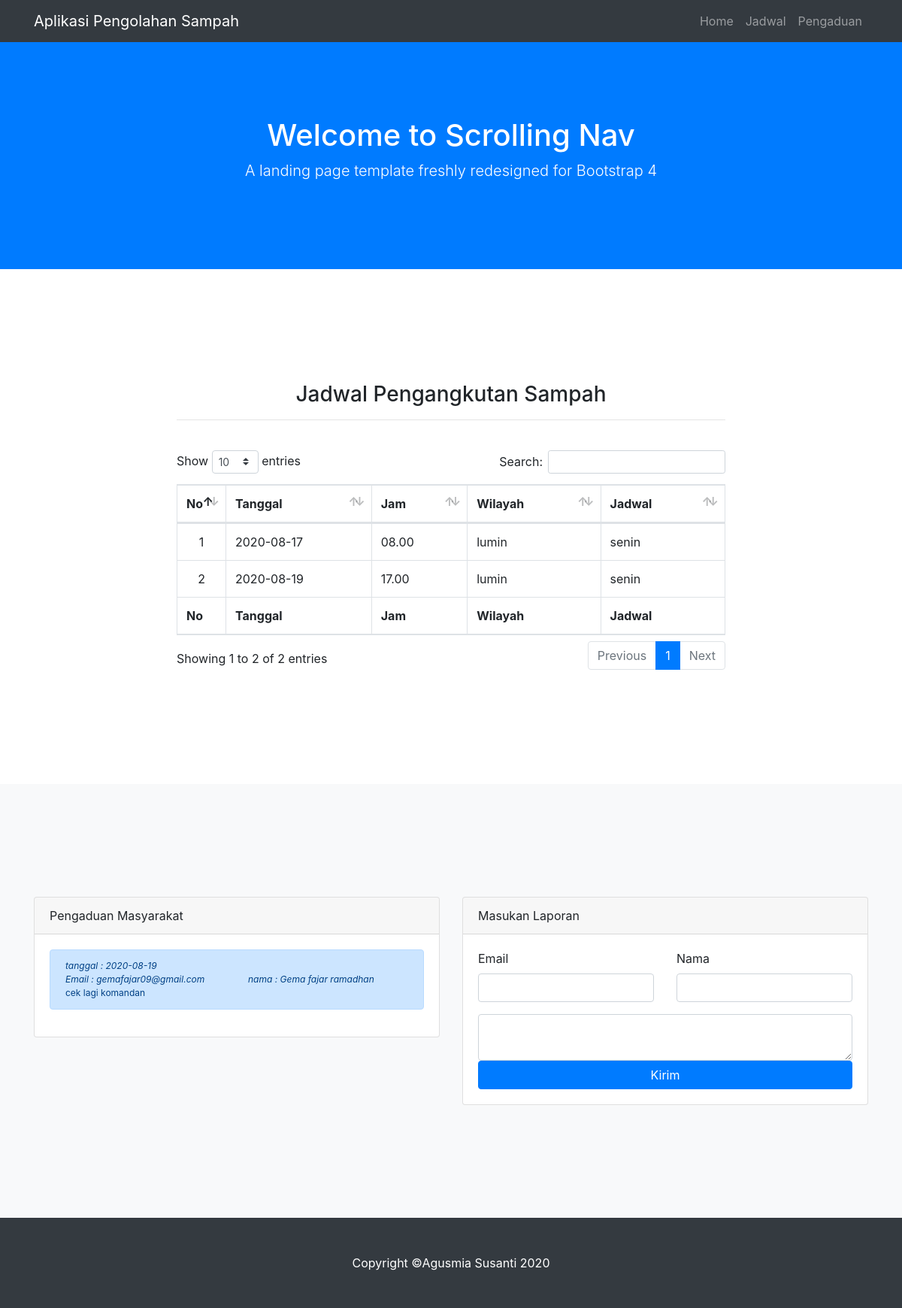
The page / on the database its author committed.
### tables this page shows
CREATE TABLE `penjadwalan` (
  `id_penjadwalan` int(11) NOT NULL,
  `id_jadwal` int(11) NOT NULL,
  `tanggal` date NOT NULL,
  `jam` varchar(20) NOT NULL,
  `status` varchar(50) DEFAULT NULL
);

CREATE TABLE `jadwal` (
  `id_jadwal` int(11) NOT NULL,
  `wilayah` varchar(100) NOT NULL,
  `jadwal` varchar(100) NOT NULL
);

CREATE TABLE `pengaduan` (
  `id_pengaduan` int(11) NOT NULL,
  `email` varchar(100) NOT NULL,
  `nama` varchar(100) NOT NULL,
  `komentar` text NOT NULL,
  `tanggal` date NOT NULL
);

### index.php (the view, shortened to what this page needs)
<!DOCTYPE html>
<html lang="en">
<head>
  <link href="css/vendor/bootstrap/css/bootstrap.min.css" rel="stylesheet">
  <link href="css/css/scrolling-nav.css" rel="stylesheet">
  <link href="vendor/datatables/dataTables.bootstrap4.min.css" rel="stylesheet">
</head>
<body id="page-top">
  <nav class="navbar navbar-expand-lg navbar-dark bg-dark fixed-top" id="mainNav">
    <div class="container">
      <a class="navbar-brand js-scroll-trigger" href="#page-top">Aplikasi Pengolahan Sampah</a>
      <div class="collapse navbar-collapse" id="navbarResponsive">
        <ul class="navbar-nav ml-auto">
          <li class="nav-item">
            <a class="nav-link js-scroll-trigger" href="index.php">Home</a>
          </li>
          <li class="nav-item">
            <a class="nav-link js-scroll-trigger" href="#about">Jadwal</a>
          </li>
          <li class="nav-item">
            <a class="nav-link js-scroll-trigger" href="#laporan">Pengaduan</a>
          </li>
        </ul>
      </div>
    </div>
  </nav>
  <header class="bg-primary text-white">
    <div class="container text-center">
      <h1>Welcome to Scrolling Nav</h1>
      <p class="lead">A landing page template freshly redesigned for Bootstrap 4</p>
    </div>
  </header>
  <section id="about">
    <div class="container">
      <div class="row">
        <div class="col-lg-8 mx-auto">
            <center>
                <h3>
                    Jadwal Pengangkutan Sampah
                </h3>
            </center>
            <hr>
            <br>
            <div class="table-responsive">
                <table class="table table-bordered" id="dataTable" width="100%" cellspacing="0">
                    <thead>
                    <tr>
                        <th style="width: 10px;">No</th>
                        <th>Tanggal</th>
                        <th>Jam</th>
                        <th>Wilayah</th>
                        <th>Jadwal</th>
                    </tr>
                    </thead>
                    <tfoot>
                    <tr>
                        <th>No</th>
                        <th>Tanggal</th>
                        <th>Jam</th>
                        <th>Wilayah</th>
                        <th>Jadwal</th>
                    </tr>
                    </tfoot>
                    <tbody>
                        <?php
                            include "koneksi.php";
                            $data = mysqli_query($con,"SELECT * FROM penjadwalan a LEFT JOIN jadwal b ON a.id_jadwal=b.id_jadwal");
                            foreach($data as $i => $a):
                        ?>
                    <tr>
                        <td style="text-align: center;"><?= $i+1 ?></td>
                        <td><?= $a['tanggal'] ?></td>
                        <td><?= $a['jam'] ?></td>
                        <td><?= $a['wilayah'] ?></td>
                        <td><?= $a['jadwal'] ?></td>
                    </tr>
                    <?php endforeach ?>
                    </tbody>
                </table>
            </div>
        </div>
      </div>
    </div>
  </section>
  <section id="laporan" class="bg-light">
    <div class="container">
      <div class="row">
        <div class="col-md-6">
          <div class="card">
              <div class="card-header">
                  Pengaduan Masyarakat
              </div>
              <div class="card-body" style="overflow: auto;">
                <?php
                    $datas = mysqli_query($con,"SELECT * FROM pengaduan ORDER BY id_pengaduan DESC LIMIT 6");
                    foreach($datas as $a):
                ?>
                  <div class="alert alert-primary" style="font-size:12px">
                      <div class="row">
                          <div class="col-md-12">
                            <i>tanggal : <?= $a['tanggal'] ?></i>
                          </div>
                          <div class="col-md-6">
                            <i>Email : <?= $a['email'] ?></i>
                          </div>
                          <div class="col-md-6">
                            <i>nama : <?= $a['nama'] ?></i>
                          </div>
                          <div class="col-md-12">
                              <?= $a['komentar'] ?>
                          </div>
                      </div>
                  </div>
                <?php endforeach ?>
              </div>
          </div>
        </div>
        <div class="col-md-6">
          <div class="card">
              <div class="card-header">
                  Masukan Laporan
              </div>
              <div class="card-body">
                  <form action="komentar.php" method="POST">
                      <div class="row">
                          <div class="col-md-6">
                              <div class="form-group">
                                  <label for="">Email</label>
                                  <input type="email" name="email" class="form-control">
                              </div>
                          </div>
                          <div class="col-md-6">
                              <div class="form-group">
                                  <label for="">Nama</label>
                                  <input type="text" name="nama" class="form-control">
                              </div>
                          </div>
                          <div class="col-md-12">
                              <textarea name="komentar" id="" class="form-control"></textarea>
                          </div>
                          <div class="col-md-12">
                              <button type="submit" name="kirim" class="btn btn-primary btn-block">Kirim</button>
                          </div>
                      </div>
                  </form>
              </div>
          </div>
        </div>
      </div>
    </div>
  </section>
  <footer class="py-5 bg-dark">
    <div class="container">
      <p class="m-0 text-center text-white">Copyright &copy;Agusmia Susanti 2020</p>
    </div>
  </footer>
</body>
</html>

### css/css/scrolling-nav.css (style rules this page uses)
header { padding: 156px 0 100px; }
section { padding: 150px 0; }

### rows shown on the page
penjadwalan: tanggal "2020-08-17", jam "08.00", id_jadwal.wilayah "lumin", id_jadwal.jadwal "senin"
penjadwalan: tanggal "2020-08-19", jam "17.00", id_jadwal.wilayah "lumin", id_jadwal.jadwal "senin"
pengaduan: tanggal "2020-08-19", email "gemafajar09@gmail.com", nama "Gema fajar ramadhan", komentar "cek lagi komandan"
